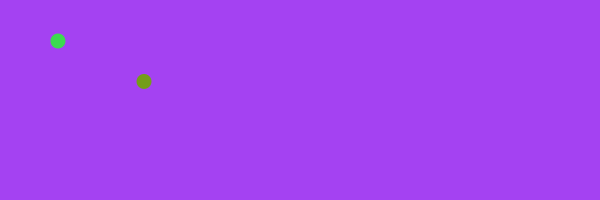
Frame 1 (no input)
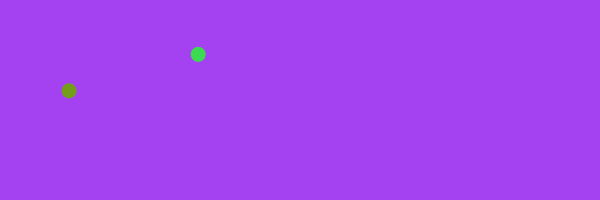
Frame 60 (the mouse pressed at the canvas centre just before this capture)
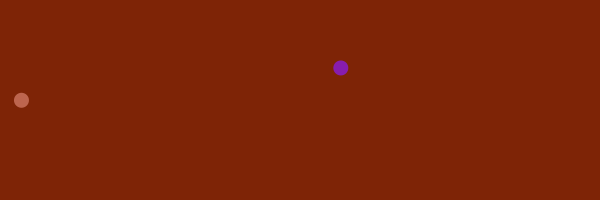
Frame 120 (the mouse held since frame 60 and released just before this capture)

The Processing sketch that drew these frames (run headless with seeded random() and noise(); from frame 60 on, the mouse is pressed at the canvas centre):

// Processing sketch: processing_181223
// ── processing_181223.pde

Mover m;
Mover m2;
 
float[]bgColors = new float[3]; 
color bg;
 
void setup ()
{
  size (600, 200);
  smooth();
  colorMode(RGB);
 
  for (int k = 0; k <=2;)
  {
   bgColors[k] = random(0,255);
   k+=1;  
  }
  bg = color(bgColors[0], bgColors[1], bgColors[2]);
 
  m = new Mover ();
  m2 = new Mover ();
 
  background (bg);
  frameRate (30);
}
 
void draw ()
{
 
  background (bg);
 
  m.move();
  m.checkEdgesAndBounce();
  m.display();
  m.change();
  
  m2.move();
  m2.checkEdgesAndBounce();
  m2.display();
  m2.change();
  
  bgChange();
}
 
 
class Mover
{
  PVector direction;
  PVector location;
 
  float speed;
  float ellipseSize;
  
  color c; 
  color b;
  float[][]colors = new float[3][2];
  
 
  Mover () // Konstruktor = setup der Mover Klasse
  {
   
   for (int j = 0; j <= 1;){
   for (int i = 0; i <= 2;){
     colors[i][j] = random(0,255);
     i += 1;
   }
   j+=1; 
  }
    c = color(colors[0][0], colors[1][0], colors[2][0]); 
    //b = color(colors[0][1], colors[1][1], colors[2][1]);
    location = new PVector (random (width), random (height));
    //ellipseSize = random (4, 15);
    ellipseSize = 15;
    float angle = random (TWO_PI);
    direction = new PVector (cos (angle), sin (angle));
 
    speed = random (1, 5);
  }
 
  // MOVE -----------------------------------------
 
  void move ()
  {
 
    PVector velocity = direction.get();
    velocity.mult (speed);
    location.add (velocity);
  }
 
  // CHECK --------------------------------------------------------
 
  void checkEdgesAndBounce ()
  {
    float radius = ellipseSize / 2;
 
    if (location.x < radius )
    {
      location.x = radius ;
      direction.x = direction.x * -1;
    }
    else if (location.x > width-radius )
    {
      location.x = width-radius ;
      direction.x *= -1;
    }
 
    if (location.y < radius )
    {
      location.y = radius ;
      direction.y *= -1;
    }
    else if (location.y > height-radius )
    {
      location.y = height-radius ;
      direction.y *= -1;
    }
  }
  
  
  // CHANGE COLORS??
  
  void change ()
  {
    for (int j = 0; j <=1;)
    {
      for (int i = 0; i <= 2;){
      colors[i][j] = random(0,255);
       i += 1;
      }
      j += 1;
    }
   
   if (mousePressed) 
   {
    c = color( colors[0][0], colors[1][0], colors[2][0]);
    //b = color( colors[0][1], colors[1][1], colors[2][1]);
   }
  }
  // DISPLAY ---------------------------------------------------------------
 
  void display ()
  {
    //fill (#ffedbc);
    
    //background(b); 
    fill (c);   
    noStroke();
    ellipse (location.x, location.y, ellipseSize, ellipseSize);
  }
  
 
}

void bgChange ()
{
  for (int k = 0; k <=2;)
  {
   bgColors[k] = random(0,255);
   k+=1;  
  }
  
  if (mousePressed)
  {
    bg = color(bgColors[0], bgColors[1], bgColors[2]);
    
  }
}
 
